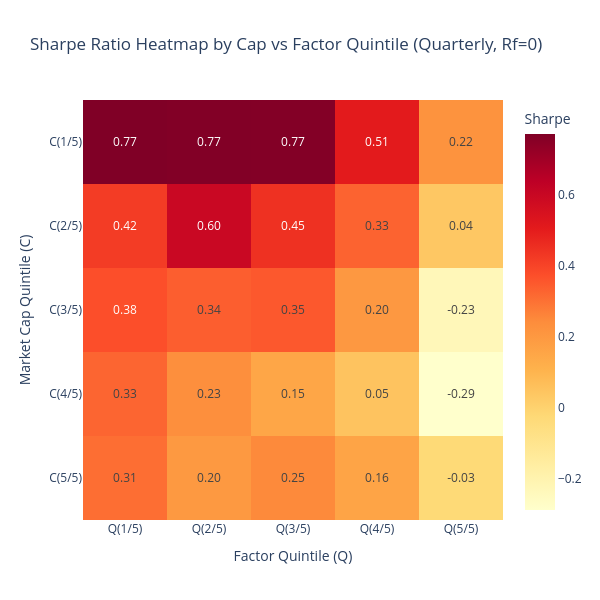

Notebook code cell kept with this figure:
### Code cell
import numpy as np
import pandas as pd
import plotly.express as px

# 경로는 노트북 위치에 맞게 조정
PATH = "01_output/01_quarterly/01_long_term/double_sort_portfolio_equal_return_25.csv"

PERIODS_PER_YEAR = 4  # module_quarter.performance_metrics 와 동일 (분기)


def sharpe_ratio_quarterly(series: pd.Series) -> float:
    """module_quarter.performance_metrics 와 동일 정의 (Rf=0, 분기→연율화)."""
    r = pd.to_numeric(series, errors="coerce").dropna()
    if r.empty:
        return np.nan
    mean_q = r.mean()
    vol_q = r.std()
    vol_ann = vol_q * np.sqrt(PERIODS_PER_YEAR)
    if vol_ann == 0:
        return np.nan
    return (mean_q * PERIODS_PER_YEAR) / vol_ann


# 1) 수익률 로드 (Date 인덱스)
df = pd.read_csv(PATH, parse_dates=["Date"]).set_index("Date").sort_index()

# 2) 열별 샤프 → MultiIndex → 5×5 (노트북 CAGR 히트맵과 동일 패턴)
sharpes = df.apply(sharpe_ratio_quarterly)
sharpes.index = sharpes.index.str.split("_", expand=True)
sharpes.index.names = ["C", "Q"]
sharpe_matrix = sharpes.unstack()  # 행: C, 열: Q

# 3) 시각화 (CAGR 셀과 동일하게 px.imshow)
fig = px.imshow(
    sharpe_matrix,
    text_auto=".2f",
    color_continuous_scale="YlOrRd",
    aspect="equal",
    title="Sharpe Ratio Heatmap by Cap vs Factor Quintile (Quarterly, Rf=0)",
    width=600,
    height=600,
    labels=dict(x="Factor Quintile (Q)", y="Market Cap Quintile (C)", color="Sharpe"),
)
fig.update_yaxes(autorange="reversed")  # 노트북 CAGR 히트맵 y축과 동일
fig.show()

### Figure 1 — Plotly figure (JSON) as saved in the notebook; plotly's stock layout.template omitted (floating-point values rounded to 4 significant figures)
{"data": [{"coloraxis": "coloraxis", "hovertemplate": "Factor Quintile (Q): %{x}<br>Market Cap Quintile (C): %{y}<br>Sharpe: %{z}<extra></extra>", "name": "0", "texttemplate": "%{z:.2f}", "type": "heatmap", "x": ["Q(1/5)", "Q(2/5)", "Q(3/5)", "Q(4/5)", "Q(5/5)"], "xaxis": "x", "y": ["C(1/5)", "C(2/5)", "C(3/5)", "C(4/5)", "C(5/5)"], "yaxis": "y", "z": [[0.7729, 0.7681, 0.7664, 0.5078, 0.221], [0.4217, 0.5979, 0.4497, 0.3297, 0.037], [0.3756, 0.3404, 0.3535, 0.2011, -0.2334], [0.3258, 0.2338, 0.1515, 0.0495, -0.2895], [0.3076, 0.1999, 0.2484, 0.1575, -0.0282]]}], "layout": {"coloraxis": {"colorbar": {"title": {"text": "Sharpe"}}, "colorscale": [[0, "rgb(255,255,204)"], [0.125, "rgb(255,237,160)"], [0.25, "rgb(254,217,118)"], [0.375, "rgb(254,178,76)"], [0.5, "rgb(253,141,60)"], [0.625, "rgb(252,78,42)"], [0.75, "rgb(227,26,28)"], [0.875, "rgb(189,0,38)"], [1, "rgb(128,0,38)"]]}, "height": 600, "title": {"text": "Sharpe Ratio Heatmap by Cap vs Factor Quintile (Quarterly, Rf=0)"}, "width": 600, "xaxis": {"anchor": "y", "constrain": "domain", "domain": [0, 1], "scaleanchor": "y", "title": {"text": "Factor Quintile (Q)"}}, "yaxis": {"anchor": "x", "autorange": "reversed", "constrain": "domain", "domain": [0, 1], "title": {"text": "Market Cap Quintile (C)"}}}}
